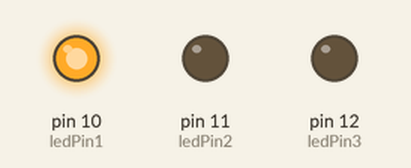
Simulated run of this sketch. Board: Arduino Uno, built with avr-gcc and run on an emulated ATmega328P. On the bench: output pins drawn as LEDs (lit = HIGH).

Above: at 0.07 s.
At 0.67 s:
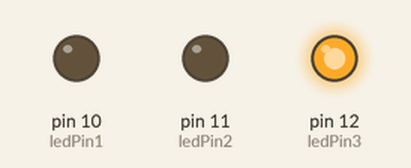
At 1.27 s:
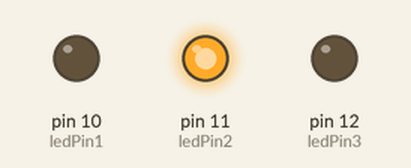
At 2.62 s:
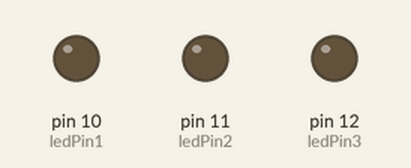
Timing chart, 0 to 3.0 s (numbered marks = the images above):
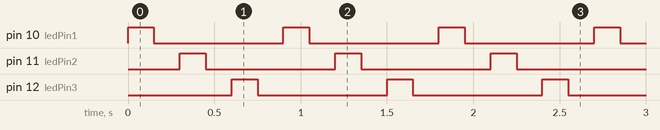

Measured:
- by itself, pin 10 (ledPin1), pin 11 (ledPin2), pin 12 (ledPin3): alternates HIGH for 0.15 s and LOW for 0.75 s
- by itself, everything shown: repeats every 0.90 s, in 6 steps

The sketch:

db873376470bc21154c1c2e43982d18b.ino
```cpp
/* Pisca_LED: Acende LED por um segundo, após apaga por um segundo, repetidamente.

 * Nota: A maioria das versões do Arduino já possuem um LED conectado ao pino 13 na própria placa,
 não sendo necessário conectar um LED externo para este exemplo.

 * http://arduino.cc/en/Tutorial/Blink
*/

int ledPin1 = 10; // LED conectado ao pino digital 11
int ledPin2 = 11; // LED conectado ao pino digital 12
int ledPin3 = 12;
// O método setup() roda uma vez, quando o programa inicia
void setup() {
  pinMode(ledPin1, OUTPUT);  // Inicializa o pino digital como uma saída
  pinMode(ledPin2, OUTPUT); // Inicializa o pino digital como uma saída
  pinMode(ledPin3, OUTPUT);
}

// O método loop() roda repetidamente, enquanto houver alimentação na placa
void loop() {
  digitalWrite(ledPin1, HIGH);  // acende o LED conectado ao pino digital 11
  // neste instante somente o ledPin1 está aceso
  delay(150);                  // espera por um segundo
  digitalWrite(ledPin1, LOW);   // apaga o LED conectado ao pino digital 11
  // neste instante os dois leds estão apagados
  delay(150);                  // espera por um segundo
  digitalWrite(ledPin2, HIGH);  // acende o LED conectado ao pino digital 12
  // neste instante somente o ledPin2 está aceso
  delay(150);                  // espera por um segundo
  digitalWrite(ledPin2, LOW);   // apaga o LED conectado ao pino digital 12
  // neste instante os dois leds estão apagados
  delay(150);                  // espera por um segundo
  digitalWrite(ledPin3, HIGH);  // acende o LED conectado ao pino digital 12
  // neste instante somente o ledPin2 está aceso
  delay(150);                  // espera por um segundo
  digitalWrite(ledPin3, LOW);   // apaga o LED conectado ao pino digital 12
  // neste instante os dois leds estão apagados
  delay(150);                  // espera por um segundo
}
```
